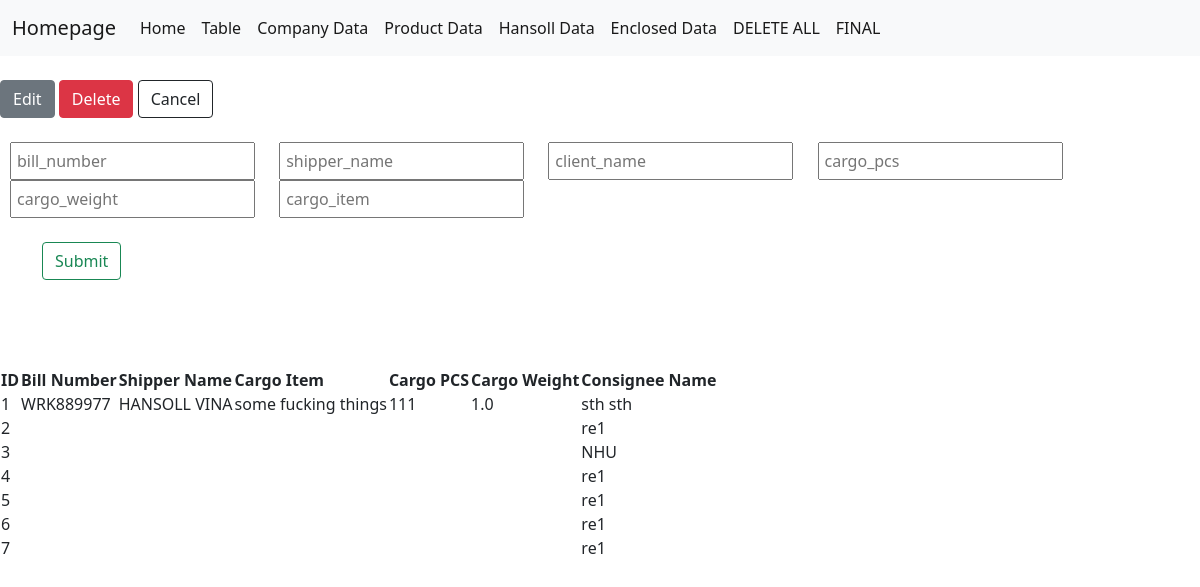
Page /hansoltable on the committed database.
### app.py (models this page shows, shortened)
class Hansoll(db.Model):
    __tablename__ = "hansoll"
    id = db.Column(db.Integer, primary_key = True)
    bill_number = db.Column(db.String(64))
    shipper_name = db.Column(db.String(64))
    consignee_name = db.Column(db.String(64))
    consignee_address = db.Column(db.String(500))
    consignee_telephone = db.Column(db.String(64))
    cargo_item = db.Column(db.String(64))
    cargo_pcs = db.Column(db.String(64))
    cargo_weight = db.Column(db.String(64))
    pp_cc = db.Column(db.String(5))
    invoice_value = db.Column(db.String(64))

### app.py (the view)
@app.route('/hansoltable')
def hansoltable():
    form = HansolInputForm()
    form1 = HansolEditForm()
    form2 = HansolDeleteForm()
    data_hansols = Hansoll.query.all()
    return render_template('hansolTable.html', data_hansols=data_hansols, form=form, form1=form1, form2=form2)

### forms.py
class HansolInputForm(FlaskForm):
    bill_number = StringField('bill_number')
    shipper_name = StringField('shipper_name')
    consignee_name = StringField('consignee_name', validators=[DataRequired()])
    cargo_pcs = StringField('cargo_pcs')
    cargo_weight = StringField('cargo_weight')
    cargo_item = StringField('cargo_item')
    submit = SubmitField('Submit')

class HansolEditForm(FlaskForm):
    id = IntegerField('ID', validators=[DataRequired()])
    bill_number = StringField('bill_number', validators=[DataRequired()])
    shipper_name = StringField('shipper_name', validators=[DataRequired()])
    consignee_name = StringField('consignee_name', validators=[DataRequired()])
    cargo_pcs = IntegerField('cargo_pcs', validators=[DataRequired()])
    cargo_weight = FloatField('cargo_weight', validators=[DataRequired()])
    cargo_item = StringField('cargo_item', validators=[DataRequired()])
    submit = SubmitField('Submit')

### templates/hansolTable.html (shortened to what this page needs)
{% extends 'index.html' %}
{% block content %}
<br>
<span class="btn-company"><button type="button" id="edit" class="btn btn-secondary">Edit</button></span>
<span class="btn-company"><button type="button" id="delete" class="btn btn-danger">Delete</button></span>
<span class="btn-company"><button type="button" id="cancel" class="btn btn-outline-dark">Cancel</button></span>
<br>
<br>
<div class="create-wrapper">
<form action="{{url_for('hansol_create')}}" method="POST" novalidate>
      <div>
        {{ form.bill_number(class='sth', placeholder="bill_number", id="bil_numberInput") }}
        {{ form.shipper_name(class='sth',placeholder="shipper_name", id="shipper_nameInput") }}
        {{ form.consignee_name(class='sth',placeholder="client_name", id="consignee_nameInput") }}
        {{ form.cargo_pcs(class='sth',placeholder="cargo_pcs", id="cargo_pcsInput") }}
        {{ form.cargo_weight(class='sth',placeholder="cargo_weight", id="cargo_weightInput") }}
        {{ form.cargo_item(class='sth',placeholder="cargo_item", id="cargo_itemInput") }}
      </div>
      <br>
      <div class="container">
      {{ form.submit(class="btn btn-outline-success", value="Submit") }}
    </div>
  </form>
</div>
<br>
<br>
<br>
<div class="hansol-table-wrapper">
    <table>
        <th>ID</th>
        <th>Bill Number</th>
        <th>Shipper Name</th>
        <th>Cargo Item</th>
        <th>Cargo PCS</th>
        <th>Cargo Weight</th>
        <th>Consignee Name</th>
        {% for hansol in data_hansols %}
            <tr>
                <td>{{hansol.id}}</td>
                <td>{{hansol.bill_number}}</td>
                <td>{{hansol.shipper_name}}</td>
                <td>{{hansol.cargo_item}}</td>
                <td>{{hansol.cargo_pcs}}</td>
                <td>{{hansol.cargo_weight}}</td>
                <td>{{hansol.consignee_name}}</td>
            </tr>
        {% endfor %}
    </table>
</div>
{% endblock %}

### templates/index.html (shortened to what this page needs)
<html lang="en">
  <head>
    <link rel="stylesheet" href="../static/style.css" />
    <link
      href="https://cdn.jsdelivr.net/npm/bootstrap@5.0.0-beta1/dist/css/bootstrap.min.css"
      rel="stylesheet"
    />
  </head>
  <body>
    <nav class="navbar navbar-expand-lg navbar-light bg-light">
      <div class="container-fluid">
        <a class="navbar-brand" href="#">Homepage</a>
        <div class="collapse navbar-collapse" id="navbarNav">
          <ul class="navbar-nav">
            <li class="nav-item">
              <a class="nav-link active" aria-current="page" href="{{url_for('index')}}">Home</a>
            </li>
            <li class="nav-item">
              <a class="nav-link active" aria-current="page" href="{{url_for('table')}}">Table</a>
            </li>
            <li class="nav-item">
              <a class="nav-link active" aria-current="page" href="{{url_for('companytable')}}">Company Data</a>
            </li>
            <li class="nav-item">
              <a class="nav-link active" aria-current="page" href="{{url_for('producttable')}}">Product Data</a>
            </li>
            <li class="nav-item">
              <a class="nav-link active" aria-current="page" href="{{url_for('hansoltable')}}">Hansoll Data</a>
            </li>
            <li class="nav-item">
              <a class="nav-link active" aria-current="page" href="{{url_for('enclosedtable')}}">Enclosed Data</a>
            </li>
            <li class="nav-item">
              <a class="nav-link active" aria-current="page" href="{{url_for('delete_all')}}">DELETE ALL</a>
            </li>
            <li class="nav-item">
              <a class="nav-link active" aria-current="page" href="{{url_for('sth')}}">FINAL</a>
            </li>
          </ul>
        </div>
      </div>
    </nav>
    <div>{% block content %}{% endblock %}</div>
  </body>
</html>

### static/style.css (style rules this page uses)
.sth { margin-left: 10px; margin-right: 10px; padding: 5px; }

### rows in the picture
Hansoll: id "1", bill_number "WRK889977", shipper_name "HANSOLL VINA", cargo_item "some fucking things", cargo_pcs "111", cargo_weight "1.0", consignee_name "sth sth"
Hansoll: id "2", consignee_name "re1"
Hansoll: id "3", consignee_name "NHU"
Hansoll: id "4", consignee_name "re1"
Hansoll: id "5", consignee_name "re1"
Hansoll: id "6", consignee_name "re1"
Hansoll: id "7", consignee_name "re1"
